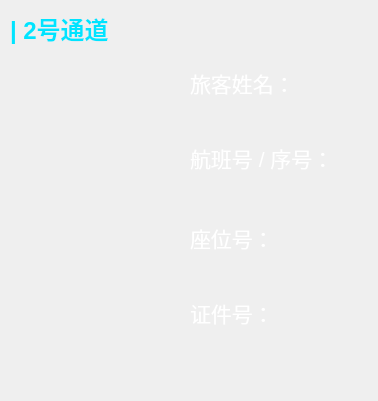
   <widget class="QWidget" name="widget_through2" native="true">
    <property name="geometry">
     <rect>
      <x>407</x>
      <y>500</y>
      <width>378</width>
      <height>401</height>
     </rect>
    </property>
    <property name="styleSheet">
     <string notr="true">#widget_through2{border-image: url(:/3实时登机/Images/3实时登机/3.0-3.2/通道蓝.png);}</string>
    </property>
    <widget class="QLabel" name="label_5t">
     <property name="geometry">
      <rect>
       <x>190</x>
       <y>145</y>
       <width>180</width>
       <height>25</height>
      </rect>
     </property>
     <property name="font">
      <font>
       <pointsize>16</pointsize>
      </font>
     </property>
     <property name="styleSheet">
      <string notr="true">color: rgb(255, 255, 255);</string>
     </property>
     <property name="text">
      <string>航班号 / 序号：</string>
     </property>
    </widget>
    <widget class="QLabel" name="label_seatNO__R">
     <property name="geometry">
      <rect>
       <x>190</x>
       <y>255</y>
       <width>180</width>
       <height>25</height>
      </rect>
     </property>
     <property name="font">
      <font>
       <pointsize>16</pointsize>
       <weight>75</weight>
       <bold>true</bold>
      </font>
     </property>
     <property name="styleSheet">
      <string notr="true">color: rgb(0, 228, 255);</string>
     </property>
     <property name="text">
      <string/>
     </property>
    </widget>
    <widget class="QLabel" name="label_flightNO__R">
     <property name="geometry">
      <rect>
       <x>190</x>
       <y>175</y>
       <width>180</width>
       <height>25</height>
      </rect>
     </property>
     <property name="font">
      <font>
       <pointsize>16</pointsize>
       <weight>75</weight>
       <bold>true</bold>
      </font>
     </property>
     <property name="styleSheet">
      <string notr="true">color: rgb(0, 228, 255);</string>
     </property>
     <property name="text">
      <string/>
     </property>
    </widget>
    <widget class="QLabel" name="label_resultStamp_R">
     <property name="geometry">
      <rect>
       <x>15</x>
       <y>110</y>
       <width>161</width>
       <height>142</height>
      </rect>
     </property>
     <property name="text">
      <string/>
     </property>
    </widget>
    <widget class="QLabel" name="label_6t">
     <property name="geometry">
      <rect>
       <x>190</x>
       <y>225</y>
       <width>180</width>
       <height>25</height>
      </rect>
     </property>
     <property name="font">
      <font>
       <pointsize>16</pointsize>
      </font>
     </property>
     <property name="styleSheet">
      <string notr="true">color: rgb(255, 255, 255);</string>
     </property>
     <property name="text">
      <string>座位号：</string>
     </property>
    </widget>
    <widget class="QLabel" name="label_4t">
     <property name="geometry">
      <rect>
       <x>190</x>
       <y>70</y>
       <width>180</width>
       <height>25</height>
      </rect>
     </property>
     <property name="font">
      <font>
       <pointsize>16</pointsize>
      </font>
     </property>
     <property name="styleSheet">
      <string notr="true">color: rgb(255, 255, 255);</string>
     </property>
     <property name="text">
      <string>旅客姓名：</string>
     </property>
    </widget>
    <widget class="QLabel" name="label_name_R">
     <property name="geometry">
      <rect>
       <x>190</x>
       <y>100</y>
       <width>180</width>
       <height>25</height>
      </rect>
     </property>
     <property name="font">
      <font>
       <pointsize>16</pointsize>
       <weight>75</weight>
       <bold>true</bold>
      </font>
     </property>
     <property name="styleSheet">
      <string notr="true">color: rgb(0, 228, 255);</string>
     </property>
     <property name="text">
      <string/>
     </property>
    </widget>
    <widget class="QLabel" name="label_name_L_3">
     <property name="geometry">
      <rect>
       <x>10</x>
       <y>8</y>
       <width>111</width>
       <height>41</height>
      </rect>
     </property>
     <property name="font">
      <font>
       <pointsize>18</pointsize>
       <weight>75</weight>
       <bold>true</bold>
      </font>
     </property>
     <property name="styleSheet">
      <string notr="true">color: rgb(0, 228, 255);</string>
     </property>
     <property name="text">
      <string>| 2号通道</string>
     </property>
    </widget>
    <widget class="QPushButton" name="pushButton_faceImage_R">
     <property name="geometry">
      <rect>
       <x>10</x>
       <y>70</y>
       <width>171</width>
       <height>228</height>
      </rect>
     </property>
     <property name="focusPolicy">
      <enum>Qt::NoFocus</enum>
     </property>
     <property name="styleSheet">
      <string notr="true">QPushButton{background:transparent;border:none;background-image: url(:/3实时登机/Images/3实时登机/3.0-3.2/照片-大.png);}

</string>
     </property>
     <property name="text">
      <string/>
     </property>
     <property name="iconSize">
      <size>
       <width>171</width>
       <height>228</height>
      </size>
     </property>
    </widget>
    <widget class="QLabel" name="label_cardNO__R">
     <property name="geometry">
      <rect>
       <x>190</x>
       <y>330</y>
       <width>180</width>
       <height>50</height>
      </rect>
     </property>
     <property name="font">
      <font>
       <pointsize>16</pointsize>
       <weight>75</weight>
       <bold>true</bold>
      </font>
     </property>
     <property name="styleSheet">
      <string notr="true">color: rgb(0, 228, 255);</string>
     </property>
     <property name="text">
      <string/>
     </property>
     <property name="wordWrap">
      <bool>true</bool>
     </property>
    </widget>
    <widget class="QLabel" name="label_7t">
     <property name="geometry">
      <rect>
       <x>190</x>
       <y>300</y>
       <width>180</width>
       <height>25</height>
      </rect>
     </property>
     <property name="font">
      <font>
       <pointsize>16</pointsize>
      </font>
     </property>
     <property name="styleSheet">
      <string notr="true">color: rgb(255, 255, 255);</string>
     </property>
     <property name="text">
      <string>证件号：</string>
     </property>
    </widget>
    <widget class="QPushButton" name="pushButton_psngrInfo_R">
     <property name="geometry">
      <rect>
       <x>0</x>
       <y>0</y>
       <width>380</width>
       <height>401</height>
      </rect>
     </property>
     <property name="focusPolicy">
      <enum>Qt::NoFocus</enum>
     </property>
     <property name="styleSheet">
      <string notr="true">QPushButton{background:transparent;border-radius:10px;}

</string>
     </property>
     <property name="text">
      <string/>
     </property>
     <property name="iconSize">
      <size>
       <width>171</width>
       <height>228</height>
      </size>
     </property>
    </widget>
    <widget class="QLabel" name="label_transferType_R">
     <property name="geometry">
      <rect>
       <x>15</x>
       <y>78</y>
       <width>50</width>
       <height>30</height>
      </rect>
     </property>
     <property name="text">
      <string/>
     </property>
    </widget>
    <widget class="QLabel" name="label_resultTab_R">
     <property name="geometry">
      <rect>
       <x>10</x>
       <y>315</y>
       <width>171</width>
       <height>65</height>
      </rect>
     </property>
     <property name="text">
      <string/>
     </property>
    </widget>
    <zorder>label_5t</zorder>
    <zorder>label_seatNO__R</zorder>
    <zorder>label_flightNO__R</zorder>
    <zorder>label_6t</zorder>
    <zorder>label_4t</zorder>
    <zorder>label_name_R</zorder>
    <zorder>label_name_L_3</zorder>
    <zorder>pushButton_faceImage_R</zorder>
    <zorder>label_cardNO__R</zorder>
    <zorder>label_7t</zorder>
    <zorder>label_transferType_R</zorder>
    <zorder>label_resultStamp_R</zorder>
    <zorder>label_resultTab_R</zorder>
    <zorder>pushButton_psngrInfo_R</zorder>
   </widget>
